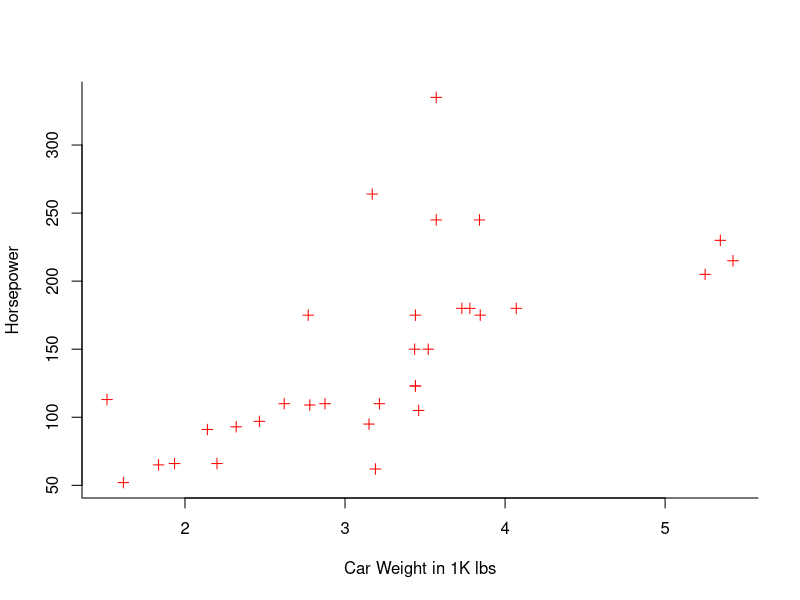

R code for this plot:

data()

nrow(mtcars)
ncol(mtcars)

d <- data.frame(mtcars[9])
d
c0 = 0
c1 = 0

for(i in 1:nrow(d))
{
  if(d[i,] == 0)
    c0 = c0 + 1
  else
    c1 = c1 + 1
}

print(c0) 
print (c1)
print(max(c0,c1))
plot(mtcars$wt, mtcars$hp, col = "red", pch = 3, bty = "l", xlab = "Car Weight in 1K lbs", ylab = "Horsepower" )

attach(mtcars)

newmtc = data.frame(mpg, as.integer(cyl), disp, hp, drat, wt, qsec, as.integer(vs), as.integer(am), gear, carb) 
sapply(newmtc, class)

mtcars[,2] <= 5
